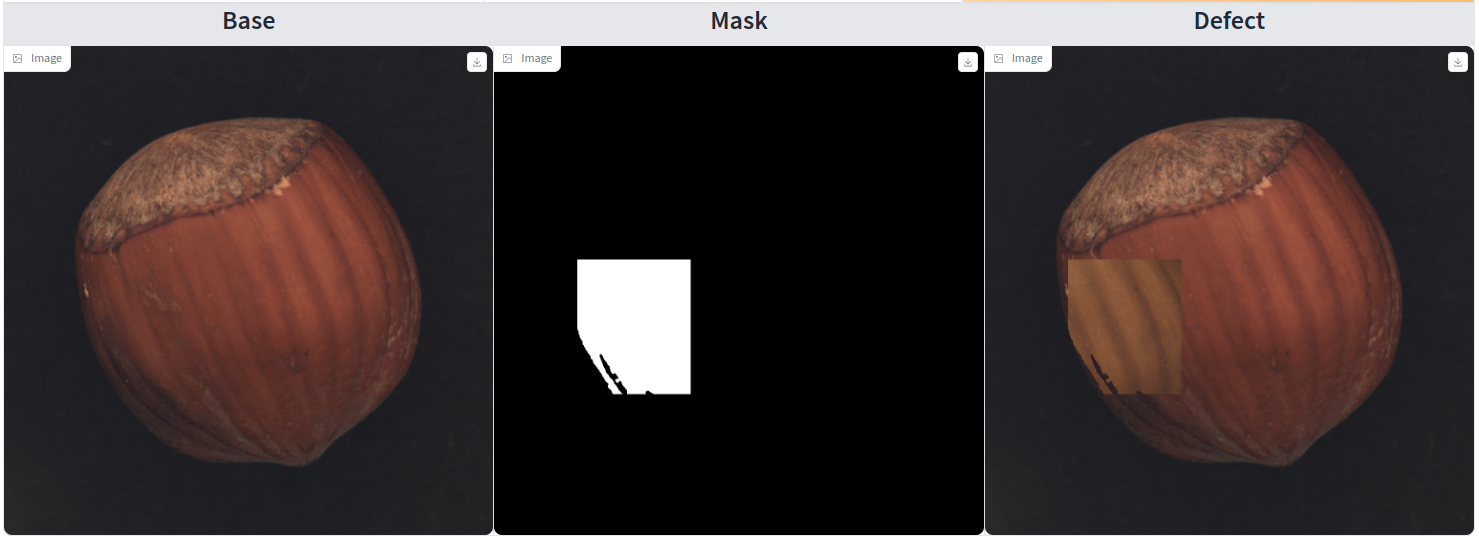
#> input picture images/Cutpaste.png, 1479 x 541 px
$ python -i cutpaste.py   (imports and definitions only)
#> lines starting #> are read from the running program, lines starting #| are printed output that depends on the picture
import random
import numpy as np
from torchvision import transforms
from PIL import Image

class CutPaste(object):

    def __init__(self, transform = True, type = 'binary'):

        '''
        This class creates to different augmentation CutPaste and CutPaste-Scar. Moreover, it returns augmented images
        for binary and 3 way classification

        :arg
        :transform[binary]: - if True use Color Jitter augmentations for patches
        :type[str]: options ['binary' or '3way'] - classification type
        '''
        self.type = type
        if transform:
            self.transform = transforms.ColorJitter(brightness = 0.1,
                                                      contrast = 0.1,
                                                      saturation = 0.1,
                                                      hue = 0.1)
        else:
            self.transform = None

    # [88 lines left out: functions crop_and_paste_patch, cutpaste, cutpaste_scar, __call__, not called in this run]

>>> import cv2
>>> picture = cv2.imread('../images/Cutpaste.png', cv2.IMREAD_GRAYSCALE)
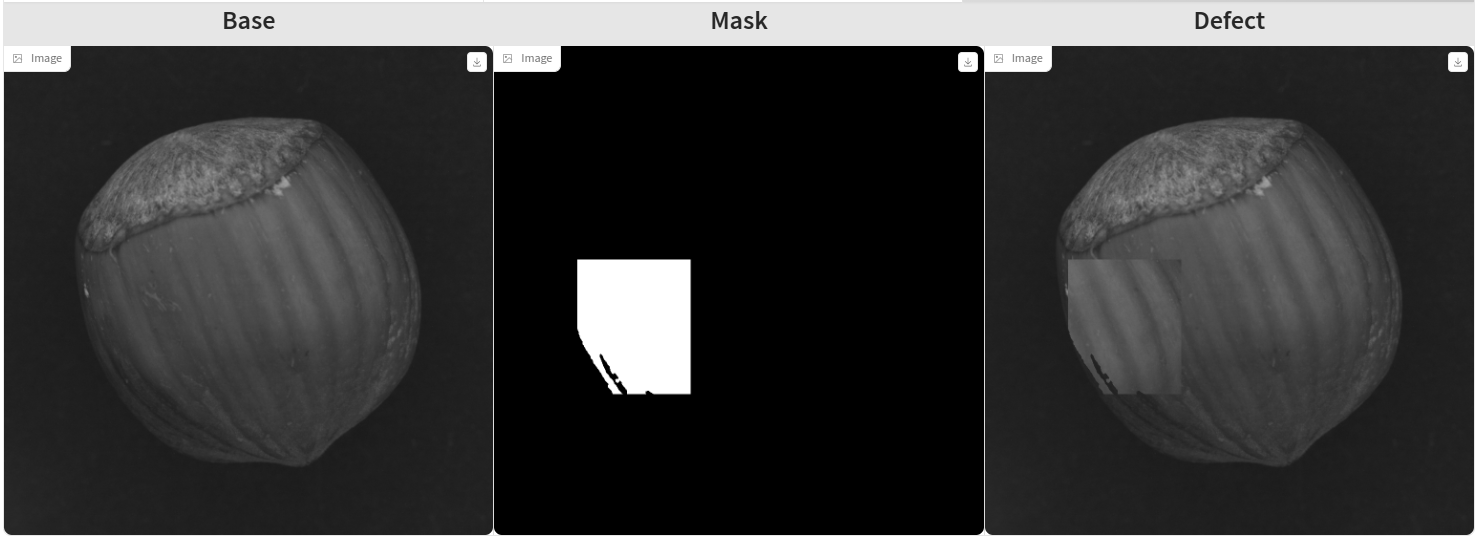
#> picture: shape (541, 1479); min 0, max 255, mean 58.9
>>> result = CutPaste().cutpaste_scar(picture)
#> (the run stopped early here; a loop or call above may not have finished)

$ run again, on images/Nsa.png
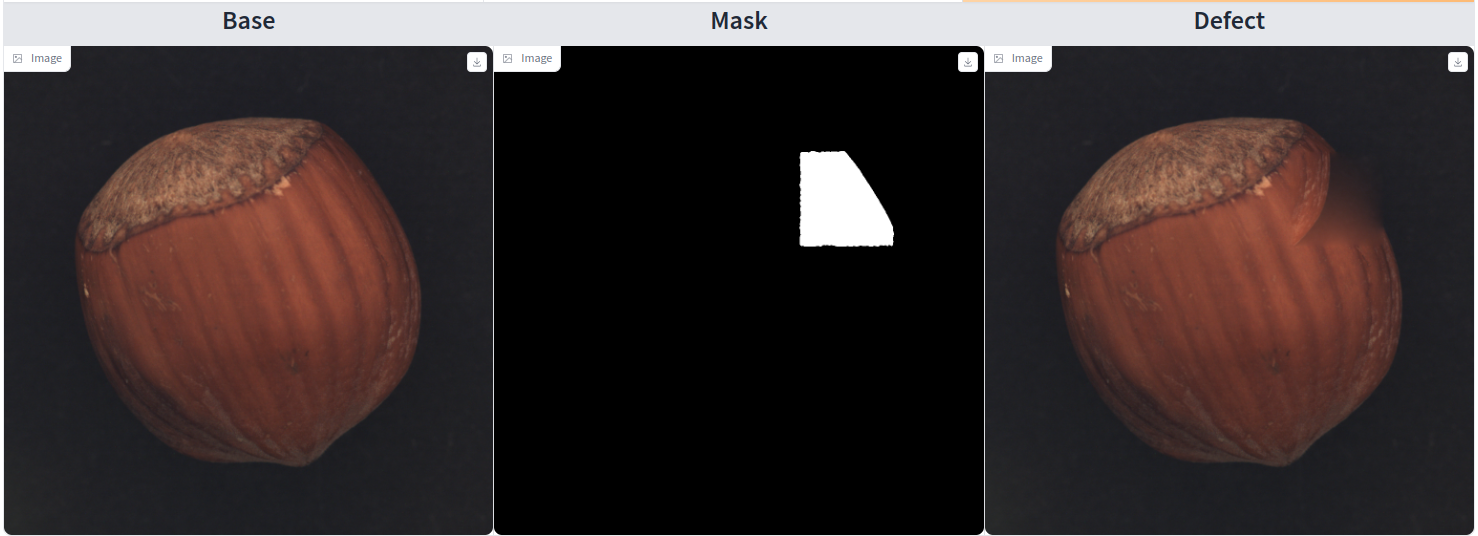
#> input picture images/Nsa.png, 1478 x 536 px
#> `picture = cv2.imread('../images/Cutpaste.png', cv2.IMREAD_GRAYSCALE)`:
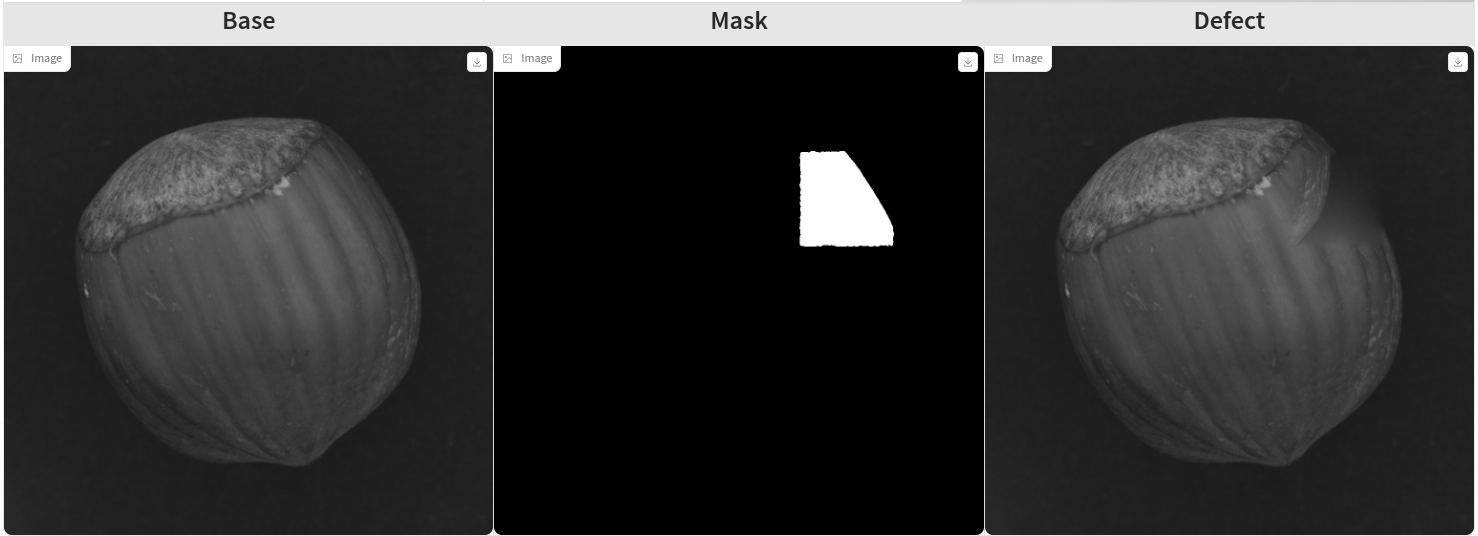
#> picture: shape (536, 1478); min 0, max 255, mean 54.3

$ run again, on images/Structural.png
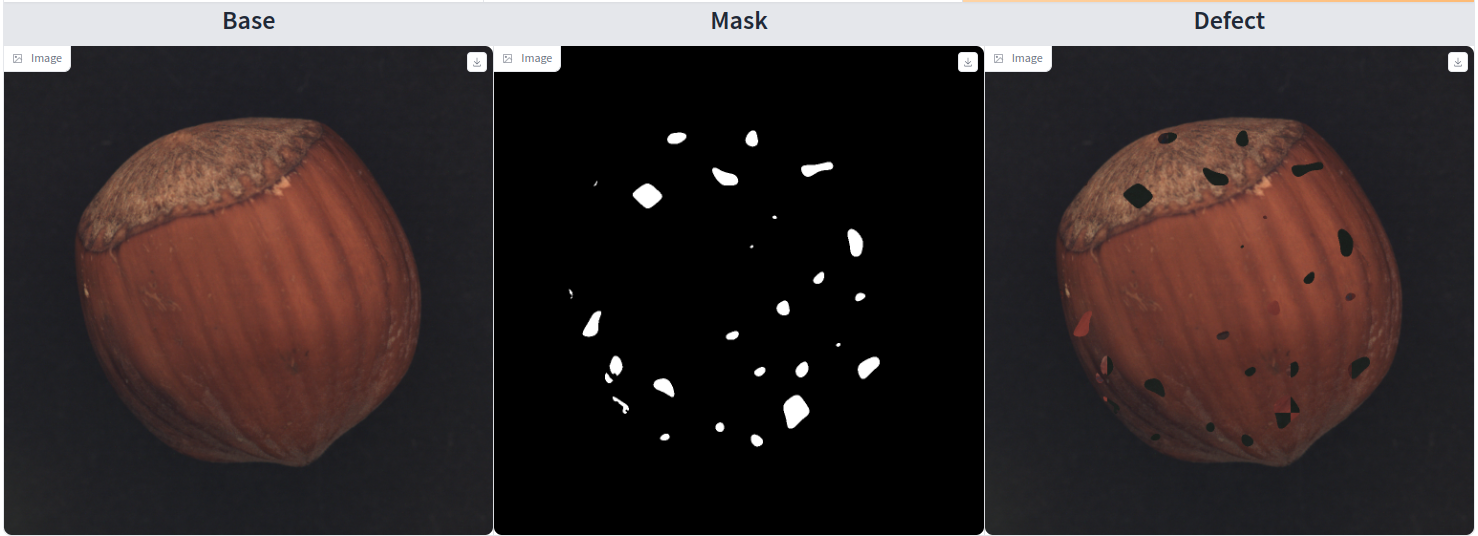
#> input picture images/Structural.png, 1478 x 536 px
#> `picture = cv2.imread('../images/Cutpaste.png', cv2.IMREAD_GRAYSCALE)`:
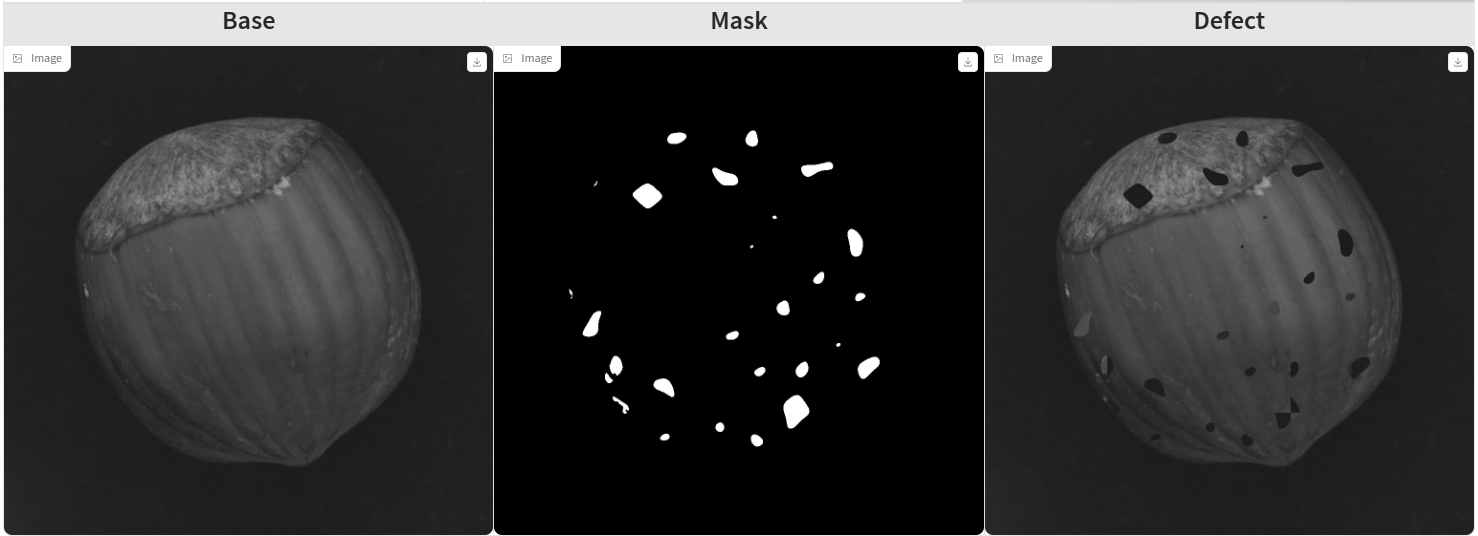
#> picture: shape (536, 1478); min 0, max 255, mean 53.3
